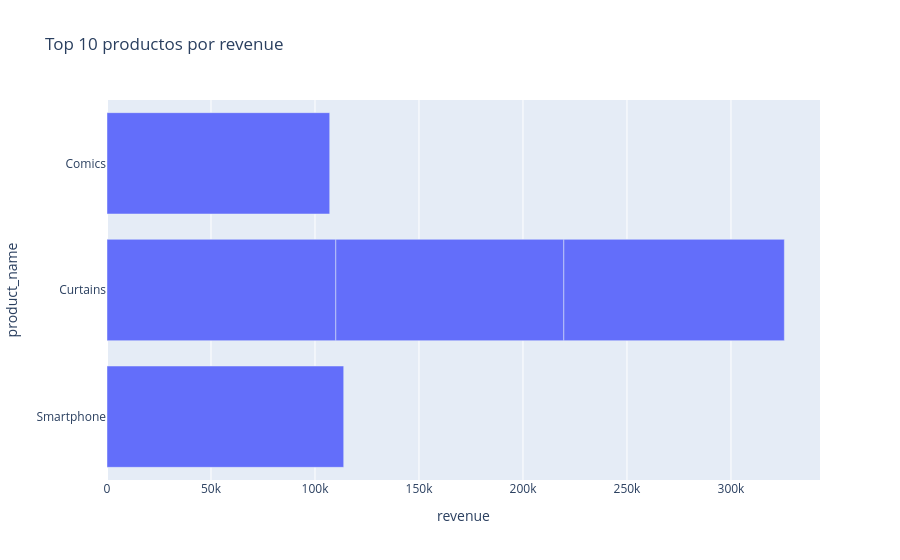

The code cell stored with this chart in its notebook:
### Code cell
# Gráfico
fig = px.bar(
    top_products,
    x="revenue",
    y="product_name",
    orientation="h",
    title="Top 10 productos por revenue"
)
fig.show()

### Figure 1 — Plotly figure (JSON) as saved in the notebook; plotly's stock layout.template omitted (floating-point values rounded to 4 significant figures)
{"data": [{"hovertemplate": "revenue=%{x}<br>product_name=%{y}<extra></extra>", "legendgroup": "", "marker": {"color": "#636efa", "pattern": {"shape": ""}}, "name": "", "orientation": "h", "showlegend": false, "textposition": "auto", "type": "bar", "x": [113800.0, 110000.0, 109600.0, 107100.0, 106000.0], "xaxis": "x", "y": ["Smartphone", "Curtains", "Curtains", "Comics", "Curtains"], "yaxis": "y"}], "layout": {"barmode": "relative", "legend": {"tracegroupgap": 0}, "title": {"text": "Top 10 productos por revenue"}, "xaxis": {"anchor": "y", "domain": [0, 1], "title": {"text": "revenue"}}, "yaxis": {"anchor": "x", "domain": [0, 1], "title": {"text": "product_name"}}}}
